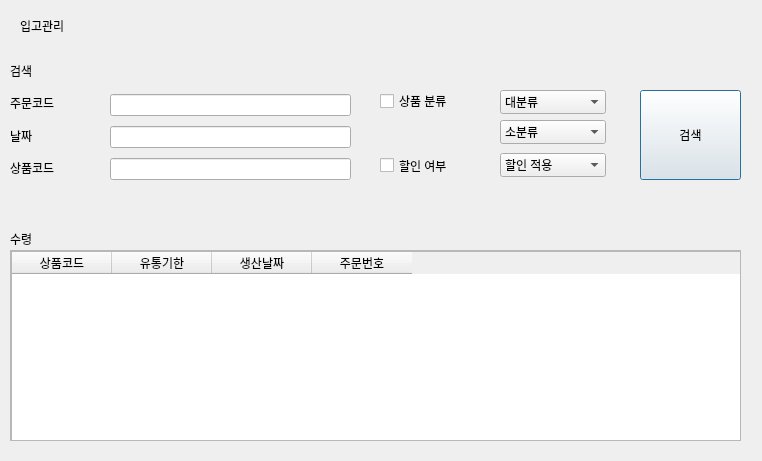
<?xml version="1.0" encoding="UTF-8"?>
<ui version="4.0">
 <class>Dialog</class>
 <widget class="QDialog" name="Dialog">
  <property name="geometry">
   <rect>
    <x>0</x>
    <y>0</y>
    <width>762</width>
    <height>461</height>
   </rect>
  </property>
  <property name="windowTitle">
   <string>Dialog</string>
  </property>
  <widget class="QWidget" name="verticalLayoutWidget_2">
   <property name="geometry">
    <rect>
     <x>110</x>
     <y>90</y>
     <width>241</width>
     <height>95</height>
    </rect>
   </property>
   <layout class="QVBoxLayout" name="verticalLayout_3">
    <item>
     <widget class="QLineEdit" name="lineEdit_4"/>
    </item>
    <item>
     <widget class="QLineEdit" name="lineEdit_5"/>
    </item>
    <item>
     <widget class="QLineEdit" name="lineEdit_6"/>
    </item>
   </layout>
  </widget>
  <widget class="QWidget" name="verticalLayoutWidget">
   <property name="geometry">
    <rect>
     <x>10</x>
     <y>90</y>
     <width>91</width>
     <height>91</height>
    </rect>
   </property>
   <layout class="QVBoxLayout" name="verticalLayout_4">
    <item>
     <widget class="QLabel" name="label_6">
      <property name="enabled">
       <bool>true</bool>
      </property>
      <property name="text">
       <string>주문코드</string>
      </property>
     </widget>
    </item>
    <item>
     <widget class="QLabel" name="label_7">
      <property name="enabled">
       <bool>true</bool>
      </property>
      <property name="autoFillBackground">
       <bool>false</bool>
      </property>
      <property name="text">
       <string>날짜</string>
      </property>
     </widget>
    </item>
    <item>
     <widget class="QLabel" name="label_8">
      <property name="text">
       <string>상품코드</string>
      </property>
     </widget>
    </item>
   </layout>
  </widget>
  <widget class="QCheckBox" name="checkBox_2">
   <property name="enabled">
    <bool>true</bool>
   </property>
   <property name="geometry">
    <rect>
     <x>380</x>
     <y>90</y>
     <width>116</width>
     <height>22</height>
    </rect>
   </property>
   <property name="text">
    <string>상품 분류</string>
   </property>
  </widget>
  <widget class="QLabel" name="label_2">
   <property name="geometry">
    <rect>
     <x>10</x>
     <y>60</y>
     <width>51</width>
     <height>21</height>
    </rect>
   </property>
   <property name="text">
    <string>검색</string>
   </property>
  </widget>
  <widget class="QComboBox" name="comboBox_2">
   <property name="geometry">
    <rect>
     <x>500</x>
     <y>120</y>
     <width>106</width>
     <height>24</height>
    </rect>
   </property>
   <item>
    <property name="text">
     <string>소분류</string>
    </property>
   </item>
  </widget>
  <widget class="QComboBox" name="comboBox_3">
   <property name="geometry">
    <rect>
     <x>500</x>
     <y>153</y>
     <width>106</width>
     <height>24</height>
    </rect>
   </property>
   <item>
    <property name="text">
     <string>할인 적용 </string>
    </property>
   </item>
   <item>
    <property name="text">
     <string>할인 없음</string>
    </property>
   </item>
  </widget>
  <widget class="QCheckBox" name="checkBox">
   <property name="geometry">
    <rect>
     <x>380</x>
     <y>150</y>
     <width>116</width>
     <height>31</height>
    </rect>
   </property>
   <property name="text">
    <string>할인 여부</string>
   </property>
  </widget>
  <widget class="QComboBox" name="comboBox">
   <property name="geometry">
    <rect>
     <x>500</x>
     <y>90</y>
     <width>106</width>
     <height>24</height>
    </rect>
   </property>
   <item>
    <property name="text">
     <string>대분류</string>
    </property>
   </item>
  </widget>
  <widget class="QWidget" name="horizontalLayoutWidget">
   <property name="geometry">
    <rect>
     <x>20</x>
     <y>10</y>
     <width>721</width>
     <height>31</height>
    </rect>
   </property>
   <layout class="QHBoxLayout" name="horizontalLayout_2">
    <item>
     <widget class="QLabel" name="label_10">
      <property name="text">
       <string>입고관리</string>
      </property>
     </widget>
    </item>
   </layout>
  </widget>
  <widget class="QPushButton" name="pushButton">
   <property name="geometry">
    <rect>
     <x>640</x>
     <y>90</y>
     <width>101</width>
     <height>90</height>
    </rect>
   </property>
   <property name="text">
    <string>검색</string>
   </property>
  </widget>
  <widget class="QScrollArea" name="scrollArea">
   <property name="geometry">
    <rect>
     <x>10</x>
     <y>250</y>
     <width>731</width>
     <height>191</height>
    </rect>
   </property>
   <property name="widgetResizable">
    <bool>true</bool>
   </property>
   <widget class="QWidget" name="scrollAreaWidgetContents_2">
    <property name="geometry">
     <rect>
      <x>0</x>
      <y>0</y>
      <width>729</width>
      <height>189</height>
     </rect>
    </property>
    <widget class="QTableWidget" name="tableWidget_3">
     <property name="geometry">
      <rect>
       <x>0</x>
       <y>0</y>
       <width>731</width>
       <height>192</height>
      </rect>
     </property>
     <column>
      <property name="text">
       <string>상품코드</string>
      </property>
     </column>
     <column>
      <property name="text">
       <string>유통기한</string>
      </property>
     </column>
     <column>
      <property name="text">
       <string>생산날짜</string>
      </property>
     </column>
     <column>
      <property name="text">
       <string>주문번호</string>
      </property>
     </column>
    </widget>
   </widget>
  </widget>
  <widget class="QLabel" name="label_11">
   <property name="geometry">
    <rect>
     <x>10</x>
     <y>230</y>
     <width>77</width>
     <height>18</height>
    </rect>
   </property>
   <property name="text">
    <string>수령</string>
   </property>
  </widget>
 </widget>
 <resources/>
 <connections/>
</ui>
